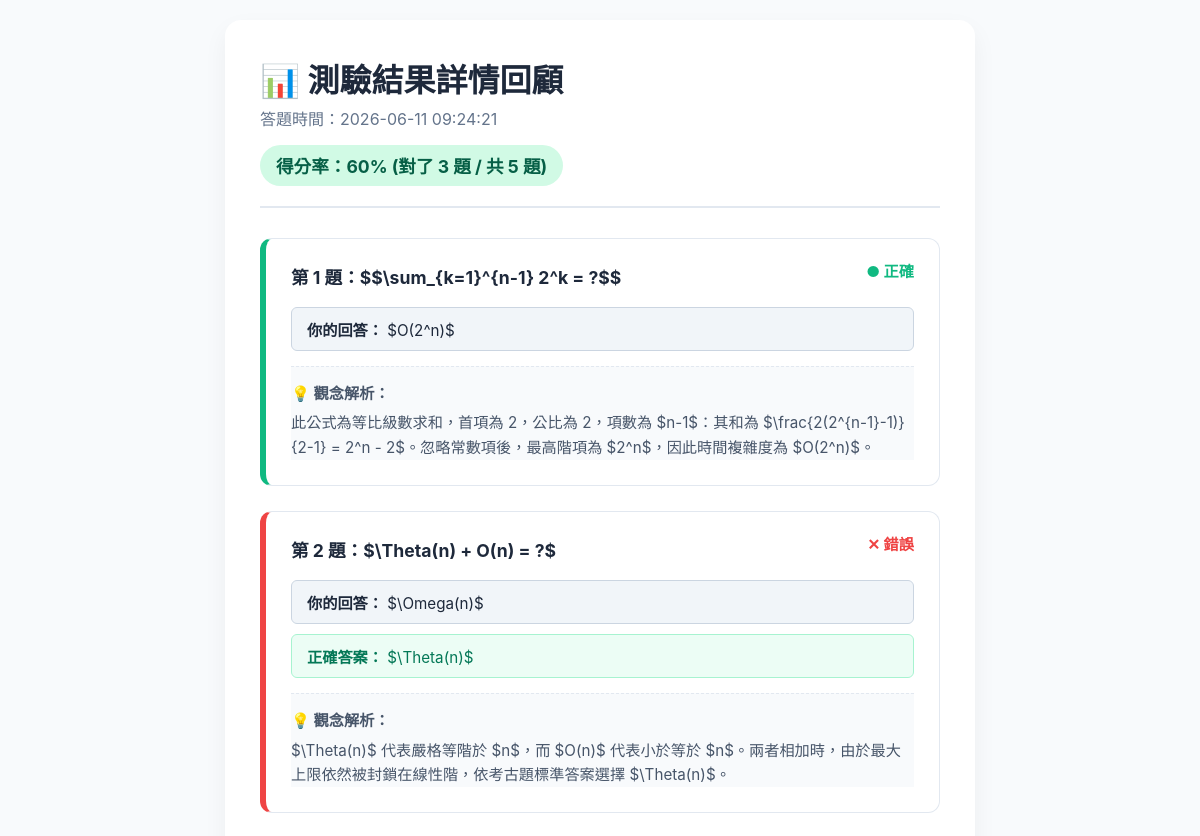
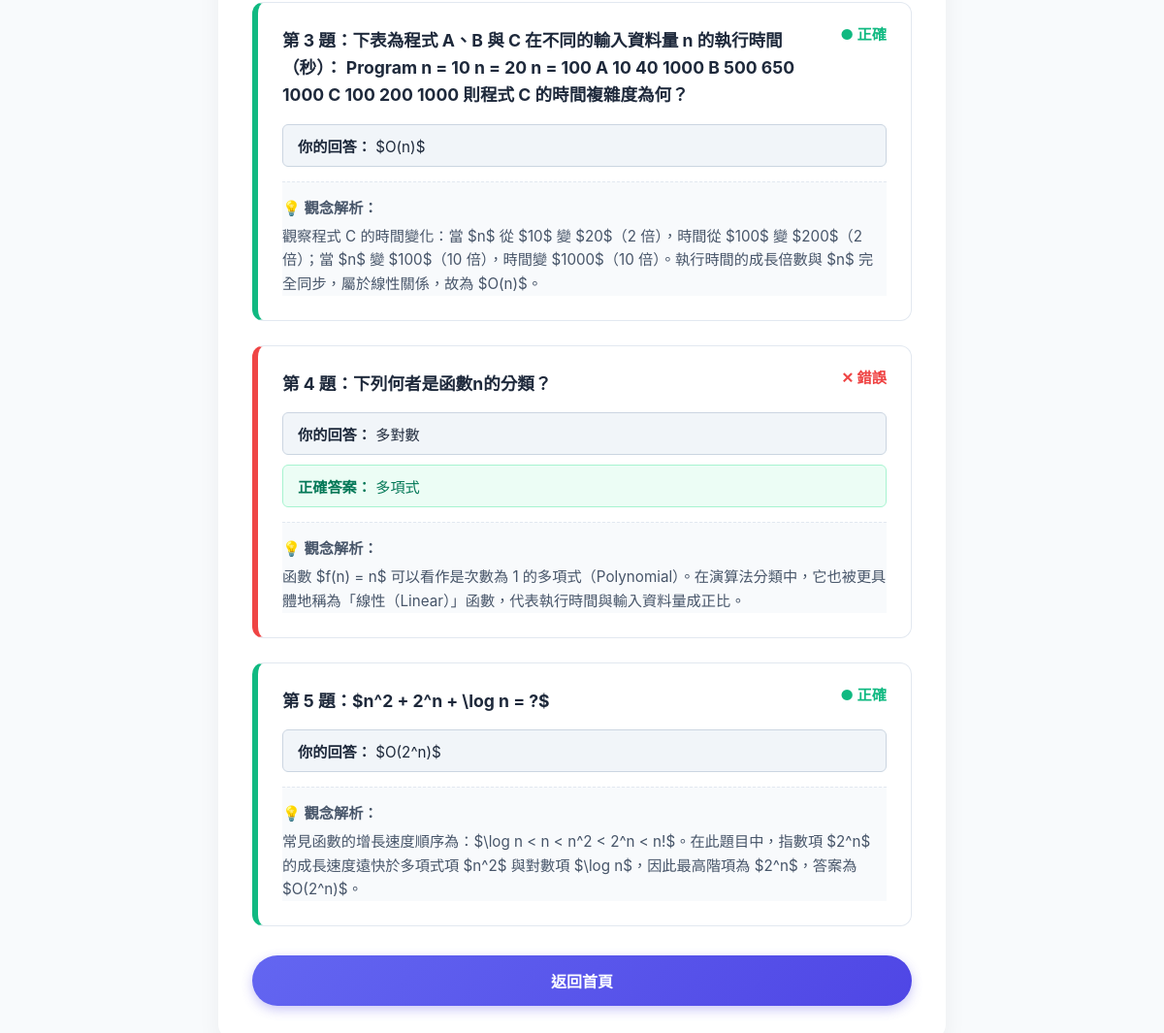
/record/31/ (signed in), run on the app's committed database (2 pictures, top to bottom).
### quiz/models.py (models this page shows, shortened)
class QuizRecord(models.Model):
    user = models.ForeignKey(User, on_delete=models.CASCADE, related_name='quiz_records')
    total_questions = models.IntegerField(verbose_name="總題數")
    correct_count = models.IntegerField(verbose_name="答對題數")
    score_percent = models.IntegerField(verbose_name="得分率")
    duration = models.CharField(max_length=10, verbose_name="花費時間")
    created_at = models.DateTimeField(auto_now_add=True, verbose_name="作答時間")

class QuizAnswer(models.Model):
    quiz_record = models.ForeignKey(QuizRecord, on_delete=models.CASCADE, related_name='answers')
    question = models.ForeignKey(Question, on_delete=models.CASCADE)
    user_choice_text = models.CharField(max_length=255)
    is_correct = models.BooleanField()

class Question(models.Model):
    content = models.TextField(verbose_name="題目內容")
    explanation = models.TextField(verbose_name="題目解析", blank=True, null=True, default="暫無解析。")

class Choice(models.Model):
    question = models.ForeignKey(Question, related_name='choices', on_delete=models.CASCADE)
    text = models.CharField(max_length=255, verbose_name="選項內容")
    is_correct = models.BooleanField(default=False, verbose_name="正確答案")

### quiz/views.py (the view)
# urls.py: path('record/<int:record_id>/', views.record_detail, name='record_detail'),
@login_required(login_url='login')
def record_detail(request, record_id):
    record = get_object_or_404(QuizRecord, id=record_id, user=request.user)
    details = record.answers.all()
    return render(request, 'quiz/record_detail.html', {
        'record': record,
        'details': details
    })

### quiz/templates/quiz/record_detail.html (shortened to what this page needs)
<!DOCTYPE html>
<html lang="zh-TW">
<head>
</head>
<body class="tex2jax_process">
    <div class="container">
        <div class="header">
            <h1 style="margin:0 0 5px 0;">📊 測驗結果詳情回顧</h1>
            <p style="color: #64748b; margin: 5px 0;">答題時間：{{ record.created_at|date:"Y-m-d H:i:s" }}</p>
            <div class="score-badge {% if record.score_percent >= 60 %}score-pass{% else %}score-fail{% endif %}">
                得分率：{{ record.score_percent }}% (對了 {{ record.correct_count }} 題 / 共 {{ record.total_questions }} 題)
            </div>
        </div>
        <div class="questions-list">
            {% for detail in details %}
            <div class="question-card {% if detail.is_correct %}card-correct{% else %}card-wrong{% endif %}">
                <div class="status-tag {% if detail.is_correct %}status-correct{% else %}status-wrong{% endif %}">
                    {% if detail.is_correct %}● 正確{% else %}✕ 錯誤{% endif %}
                </div>
                <div class="question-text">
                    第 {{ forloop.counter }} 題：{{ detail.question.content|safe }}
                </div>
                <div class="answer-info user-choice">
                    <strong>你的回答：</strong> {{ detail.user_choice_text|slice:"4:"|safe }}
                </div>
                {% if not detail.is_correct %}
                <div class="answer-info correct-choice">
                    <strong>正確答案：</strong>
                    {% for choice in detail.question.choices.all %}
                        {% if choice.is_correct %}
                            {{ choice.text|slice:"4:"|safe }}
                        {% endif %}
                    {% endfor %}
                </div>
                {% endif %}
                {% if detail.question.explanation %}
                <div class="explanation-box">
                    <strong>💡 觀念解析：</strong><br>
                    <div style="margin-top: 5px;">{{ detail.question.explanation|safe }}</div>
                </div>
                {% endif %}
            </div>
            {% endfor %}
        </div>
        <a href="{% url 'index' %}" class="back-btn">返回首頁</a>
    </div>
</body>
</html>

### quiz/templates/quiz/record_detail.html (style rules this page uses)
:root { --primary-color: #4f46e5; --text-main: #1e293b; --success-color: #10b981; --danger-color: #ef4444; --border-color: #e2e8f0; }
body { font-family: -apple-system, BlinkMacSystemFont, sans-serif; background-color: #f8fafc; color: var(--text-main); margin: 0; padding: 20px; display: flex; flex-direction: column; align-items: center; min-height: 100vh; }
.container { width: 100%; max-width: 750px; background: #ffffff; padding: 35px; border-radius: 16px; box-shadow: 0 10px 25px rgba(0,0,0,0.05); box-sizing: border-box; }
.header { border-bottom: 2px solid var(--border-color); padding-bottom: 20px; margin-bottom: 30px; }
.score-badge { display: inline-block; padding: 8px 16px; border-radius: 50px; font-weight: bold; font-size: 1.1rem; margin-top: 10px; }
.score-pass { background-color: #d1fae5; color: #065f46; }
.question-card { background: #fff; border: 1px solid var(--border-color); border-radius: 12px; padding: 25px; margin-bottom: 25px; position: relative; overflow: hidden; }
.card-correct { border-left: 6px solid var(--success-color); }
.card-wrong { border-left: 6px solid var(--danger-color); }
.status-tag { position: absolute; top: 20px; right: 25px; font-weight: bold; font-size: 0.95rem; }
.status-correct { color: var(--success-color); }
.status-wrong { color: var(--danger-color); }
.question-text { font-weight: 700; font-size: 1.1rem; margin-bottom: 15px; padding-right: 60px; line-height: 1.6; }
.answer-info { margin: 10px 0; padding: 10px 15px; border-radius: 6px; font-size: 0.95rem; }
.user-choice { background-color: #f1f5f9; border: 1px solid #cbd5e1; }
.correct-choice { background-color: #ecfdf5; border: 1px solid #a7f3d0; color: #047857; }
.explanation-box { background-color: #f8fafc; border-top: 1px dashed var(--border-color); margin-top: 15px; padding-top: 15px; font-size: 0.95rem; color: #475569; line-height: 1.6; }
.back-btn { display: block; width: 100%; padding: 14px; font-size: 16px; font-weight: 600; color: white; background: linear-gradient(135deg, #6366f1 0%, #4f46e5 100%); border: none; border-radius: 50px; cursor: pointer; text-align: center; text-decoration: none; box-sizing: border-box; margin-top: 30px; box-shadow: 0 4px 12px rgba(79, 70, 229, 0.3); }

### data on the page
QuizRecord: created_at "2026-06-11 09:24:21", score_percent "60", correct_count "3", total_questions "5"
QuizAnswer: is_correct "● 正確", question.content "$$\\sum_{k=1}^{n-1} 2^k = ?$$", user_choice_text "$O(2^n)$", question.explanation "此公式為等比級數求和，首項為 2，公比為 2，項數為 $n-1$：其和為 $\\frac{2(2^{n-1}-1)}{2-1} = 2^n - 2$。忽略常數項後，最高階項為 $2^n$，因此時間複雜度為 $O(2^n)$。"
QuizAnswer: is_correct "✕ 錯誤", question.content "$\\Theta(n) + O(n) = ?$", user_choice_text "$\\Omega(n)$", question.explanation "$\\Theta(n)$ 代表嚴格等階於 $n$，而 $O(n)$ 代表小於等於 $n$。兩者相加時，由於最大上限依然被封鎖在線性階，依考古題標準答案選擇 $\\Theta(n)$。"
Choice: text "$\\Theta(n)$"
QuizAnswer: is_correct "● 正確", question.content "下表為程式 A、B 與 C 在不同的輸入資料量 n 的執行時間（秒）： Program n = 10 n = 20 n = 100 A 10 40 1000 B 500 650 1000 C 100 200 1000 則程式 C 的時間複雜度為何？", user_choice_text "$O(n)$", question.explanation "觀察程式 C 的時間變化：當 $n$ 從 $10$ 變 $20$（2 倍），時間從 $100$ 變 $200$（2 倍）；當 $n$ 變 $100$（10 倍），時間變 $1000$（10 倍）。執行時間的成長倍數與 $n$ 完全同步，屬於線性關係，故為 $O(n)$。"
QuizAnswer: is_correct "✕ 錯誤", question.content "下列何者是函數n的分類？", user_choice_text "多對數", question.explanation "函數 $f(n) = n$ 可以看作是次數為 1 的多項式（Polynomial）。在演算法分類中，它也被更具體地稱為「線性（Linear）」函數，代表執行時間與輸入資料量成正比。"
Choice: text "多項式"
QuizAnswer: is_correct "● 正確", question.content "$n^2 + 2^n + \\log n = ?$", user_choice_text "$O(2^n)$", question.explanation "常見函數的增長速度順序為：$\\log n < n < n^2 < 2^n < n!$。在此題目中，指數項 $2^n$ 的成長速度遠快於多項式項 $n^2$ 與對數項 $\\log n$，因此最高階項為 $2^n$，答案為 $O(2^n)$。"
